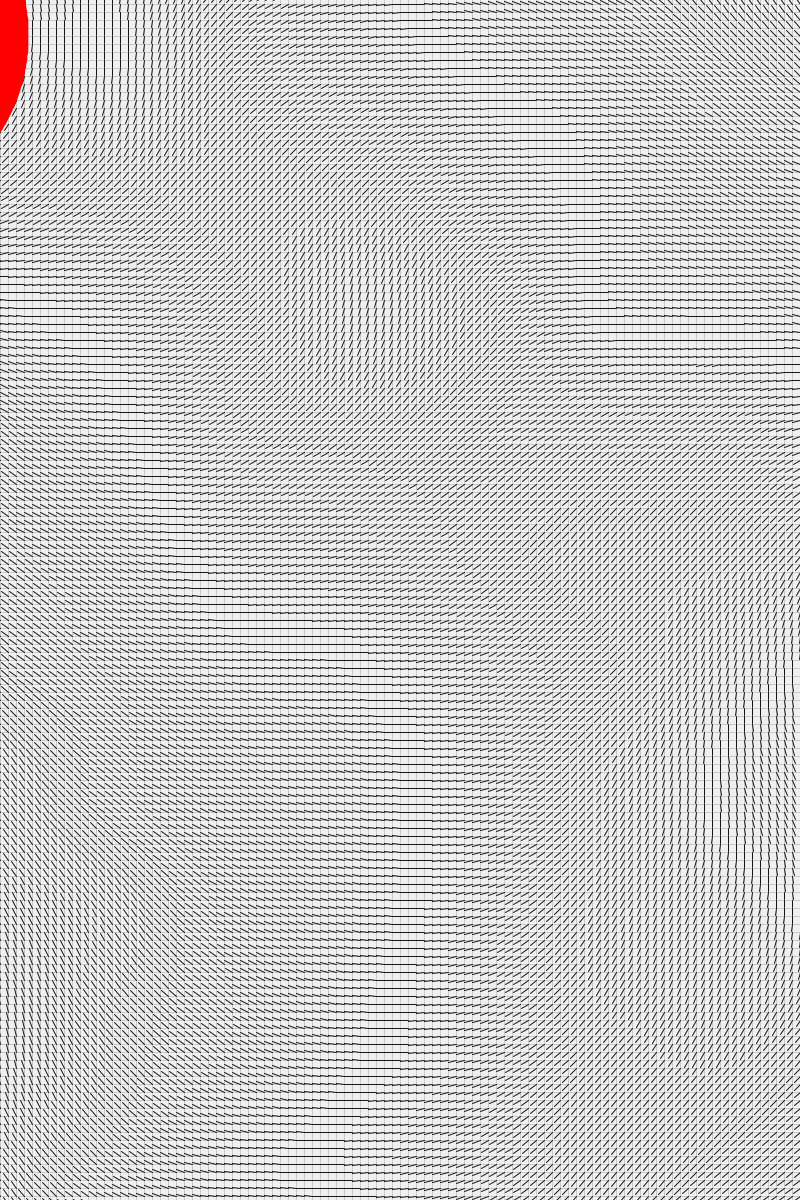
Frame 1 (no input)
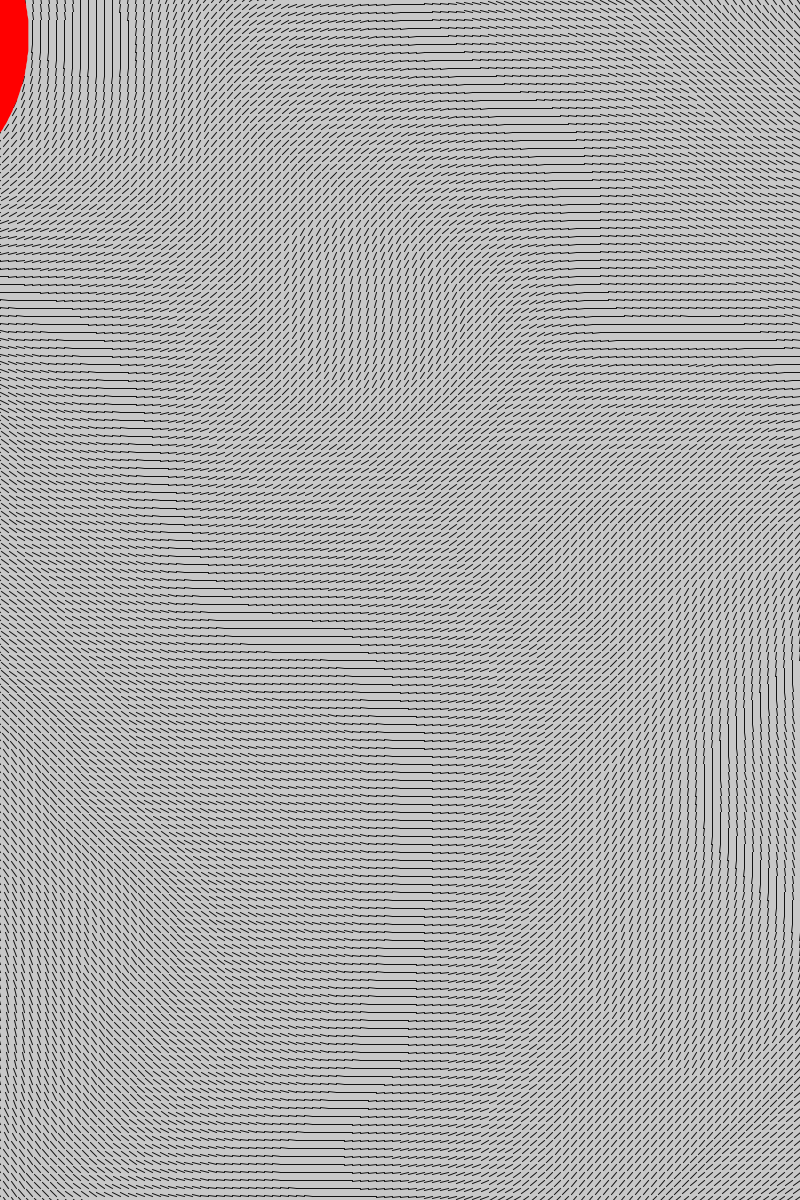
Frame 60 (the mouse pressed at the canvas centre just before this capture)
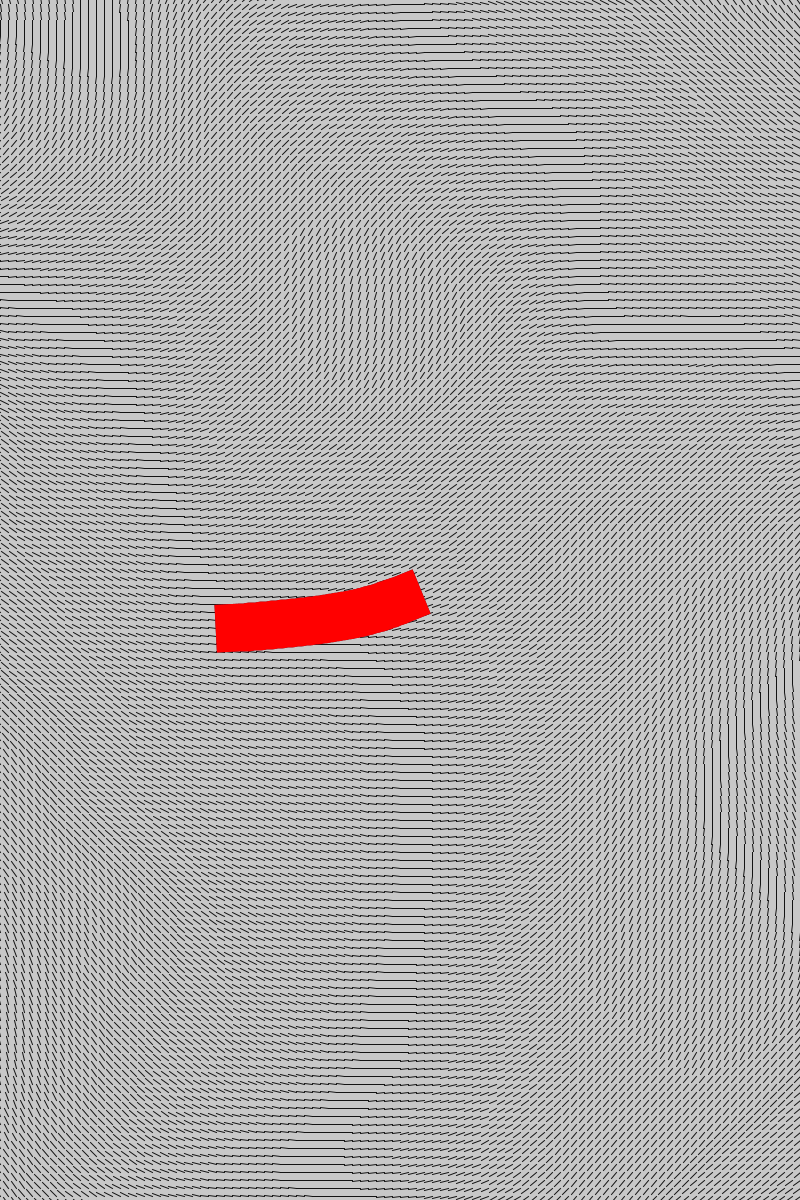
Frame 120 (the mouse held since frame 60 and released just before this capture)

The Processing sketch that drew these frames (run headless with seeded random() and noise(); from frame 60 on, the mouse is pressed at the canvas centre):

// Processing sketch: jan4_fidenza
// ── jan4_fidenza.pde
// Curves
int numCurves = 500;
int numSamples = 100;
int maxTries = 10;
float curveWeight = 5;

// Field Parameters
float resolution = 0.01;
float extraSize = 1.3;

float[][] field;
boolean[][] occupied;
color[] palette;

float realWidth, realHeight;
int rows, cols;
int blockSize;
boolean showField = true;
boolean showGrid = true;

PGraphics render;

PVector getPoint(float x, float y) {
  return new PVector(x - (realWidth - width) / 2, y - (realHeight - height) / 2);
}

PVector unscalePoint(float x, float y) {
  return new PVector(x + (realWidth - width) / 2, y + (realHeight - height) / 2);
}

int[] getCoord(float realX, float realY) {
  int row = max(min(int(realY / blockSize), rows - 1), 0);
  int col = max(min(int(realX / blockSize), cols - 1), 0);
  
  return new int[]{ row, col };
}

void setup() {
  size(800, 1200);
  background(240);

  // calculate grid parameters
  realWidth = ((float) width * extraSize);
  realHeight = ((float) height * extraSize);

  blockSize = int(float(width) * resolution);

  rows = int(realHeight) / blockSize;
  cols = int(realWidth) / blockSize;

  field = new float[rows][cols];
  occupied = new boolean[rows][cols];
  generateNoise();
  makePalette();
  render = createGraphics(width, height);
}

void fun() {
  int numLevels = int(random(1, 3)); 
  render = createGraphics(width, height);
  
  render.beginDraw();
  render.background(20);
  render.endDraw();
  generateNoise();
  for(int i = 0; i < numLevels; i++) {
    curveWeight /= 2;
    orth();
    makePalette();
    int numPts = int(random(50, 500));
    
    for(int j = 0; j < numPts; j++) {
      float x = random(realWidth);
      float y = random(realHeight);
      
      placeCurve(x, y);
    }
  }
}

void generateNoise() {
  float noiseScale = random(0.005, 0.01);
  numSamples = int(random(50, 500));
  curveWeight = random(3, 50);
  noiseSeed(int(random(50000)));
  for (int i = 0; i < rows; i++) {
     for (int j = 0; j < cols; j++) {
      field[i][j] = noise(float(i) * noiseScale, float(j) * noiseScale);
      field[i][j] = map(field[i][j], 0, 1, 0, TWO_PI);
    }
  }
}

void orth() {
  for(int i = 0; i < rows; i++) {
    for(int j = 0; j < cols; j++) {
      field[i][j] += PI/2; 
    }
  }
}

void makePalette() {
  int numColors = int(random(2, 5));
  
  palette = new color[numColors];
  for(int i = 0; i < numColors; i++) {
    palette[i] = randColor();
  }
}

void keyPressed() {
  switch(key) {
    case 'r':
      generateNoise();
      break;
    case 'q':
      curveWeight += 5;
      break;
    case 'a':
      curveWeight -= 5;
      break;
    case 'c':
      render = createGraphics(width, height);
      break;
    case 'f':
      showField = !showField;
      break;
    case 'g':
      showGrid = !showGrid;
      break;
    case 'p':
      makePalette();
      break;
    case 'b':
      fun();
      break;
    case 's':
      render.save(random(5000) + ".png");
      break;
  }
}

void mousePressed() {
  PVector unscaled = unscalePoint(mouseX, mouseY);
  placeCurve(unscaled.x, unscaled.y);
}

void mouseWheel(MouseEvent event) {
  int d = event.getCount();
  numSamples -= d * 3;
}

void showGrid() {
  stroke(200);
  for(int i = 0; i < rows; i++) {
    PVector p1 = getPoint(0, i * blockSize);
    PVector p2 = getPoint(realWidth, i * blockSize);
    
    line(p1.x,p1.y,p2.x,p2.y);
  }
  for(int i = 0; i < cols; i++) {
    PVector p1 = getPoint(i * blockSize, 0);
    PVector p2 = getPoint(i * blockSize, realHeight);
    
    line(p1.x,p1.y,p2.x,p2.y);
  }
}

void showField() {
  stroke(20);
  strokeWeight(1);
  for(int i = 0; i < rows; i++) {
    for(int j = 0; j < cols; j++) {
      PVector pos = getPoint(j * blockSize, i * blockSize);
      
      pushMatrix();
      translate(pos.x, pos.y);
      PVector vec = PVector.fromAngle(field[i][j]);
      vec.setMag(blockSize);
      line(0, 0, vec.x, vec.y);
      popMatrix();
    }
  }
}

void sampleCurve(float x, float y) {
  stroke(255, 0, 0);
  strokeWeight(curveWeight);
  strokeCap(PROJECT);
  noFill();
  
  PVector pos = new PVector(x, y);
  
  beginShape();
  for(int i = 0; i < numSamples; i++) {
    PVector scaled = getPoint(pos.x, pos.y);
    curveVertex(scaled.x, scaled.y);
    
    int[] coord = getCoord(pos.x, pos.y);
    PVector delta = PVector.fromAngle(field[coord[0]][coord[1]]);
    //delta.setMag(curveWeight / 5);
    pos.add(delta);
  }
  endShape();
}

color randColor() {
  float r = random(255);
  float g = random(255);
  float b = random(255);
  return color(r,g,b);
}

void placeCurve(float x, float y) {
  render.beginDraw();
  
  PGraphics r = render;
  // select a random color from palette
  int col = int(random(palette.length));
  r.stroke(palette[col]);
  
  
  r.strokeWeight(curveWeight);
  r.strokeCap(PROJECT);
  r.noFill();
  
  r.beginShape();
  PVector pos = new PVector(x, y);
  for(int i = 0; i < numSamples; i++) {
    PVector scaled = getPoint(pos.x, pos.y);
    r.curveVertex(scaled.x, scaled.y);
    
    int[] coord = getCoord(pos.x, pos.y);
    PVector delta = PVector.fromAngle(field[coord[0]][coord[1]]);
    //delta.setMag(curveWeight / 5);
    pos.add(delta);
  }
  r.endShape();
  
  render.endDraw();
}

void draw() {
  background(240);
  if(showGrid) showGrid();
  if(showField) showField();
  image(render, 0, 0);
  
  PVector unscaled = unscalePoint(mouseX, mouseY);
  sampleCurve(unscaled.x, unscaled.y);
}
